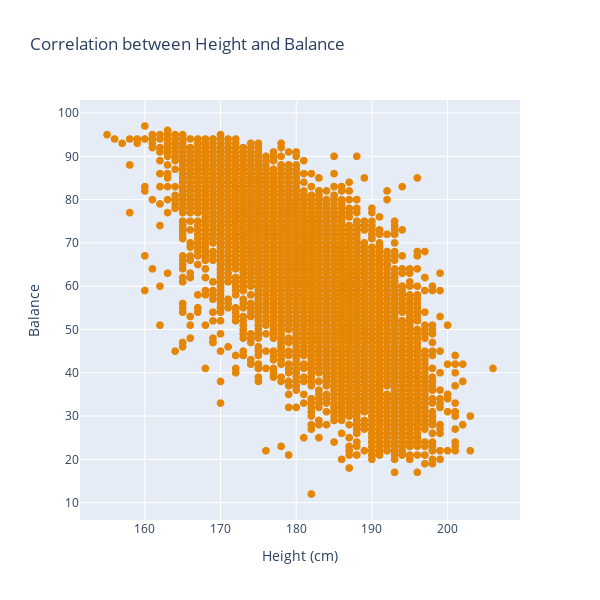

The cell this chart's notebook holds for it:
### Code cell
fig = px.scatter(df, x='Height', y='Balance', title='Correlation between Height and Balance', color_discrete_sequence=px.colors.qualitative.Vivid)
fig.update_xaxes(title_text='Height (cm)')
fig.update_yaxes(title_text='Balance')
fig.update_traces(marker=dict(size=8), textposition='top center')
fig.update_layout(width=600, height=600)

# Show the Plotly Express scatter plot
fig.show()

### Figure 1 — Plotly figure (JSON) as saved in the notebook; plotly's stock layout.template omitted (floating-point values rounded to 4 significant figures; data arrays with more than 128 entries replaced by an {"elided": "..."} marker saying what was removed)
{"data": [{"hovertemplate": "Height=%{x}<br>Balance=%{y}<extra></extra>", "legendgroup": "", "marker": {"color": "rgb(229, 134, 6)", "size": 8, "symbol": "circle"}, "mode": "markers", "name": "", "showlegend": false, "textposition": "top center", "type": "scattergl", "x": {"elided": "18979 int values"}, "xaxis": "x", "y": {"elided": "18979 int values"}, "yaxis": "y"}], "layout": {"height": 600, "legend": {"tracegroupgap": 0}, "title": {"text": "Correlation between Height and Balance"}, "width": 600, "xaxis": {"anchor": "y", "domain": [0, 1], "title": {"text": "Height (cm)"}}, "yaxis": {"anchor": "x", "domain": [0, 1], "title": {"text": "Balance"}}}}
